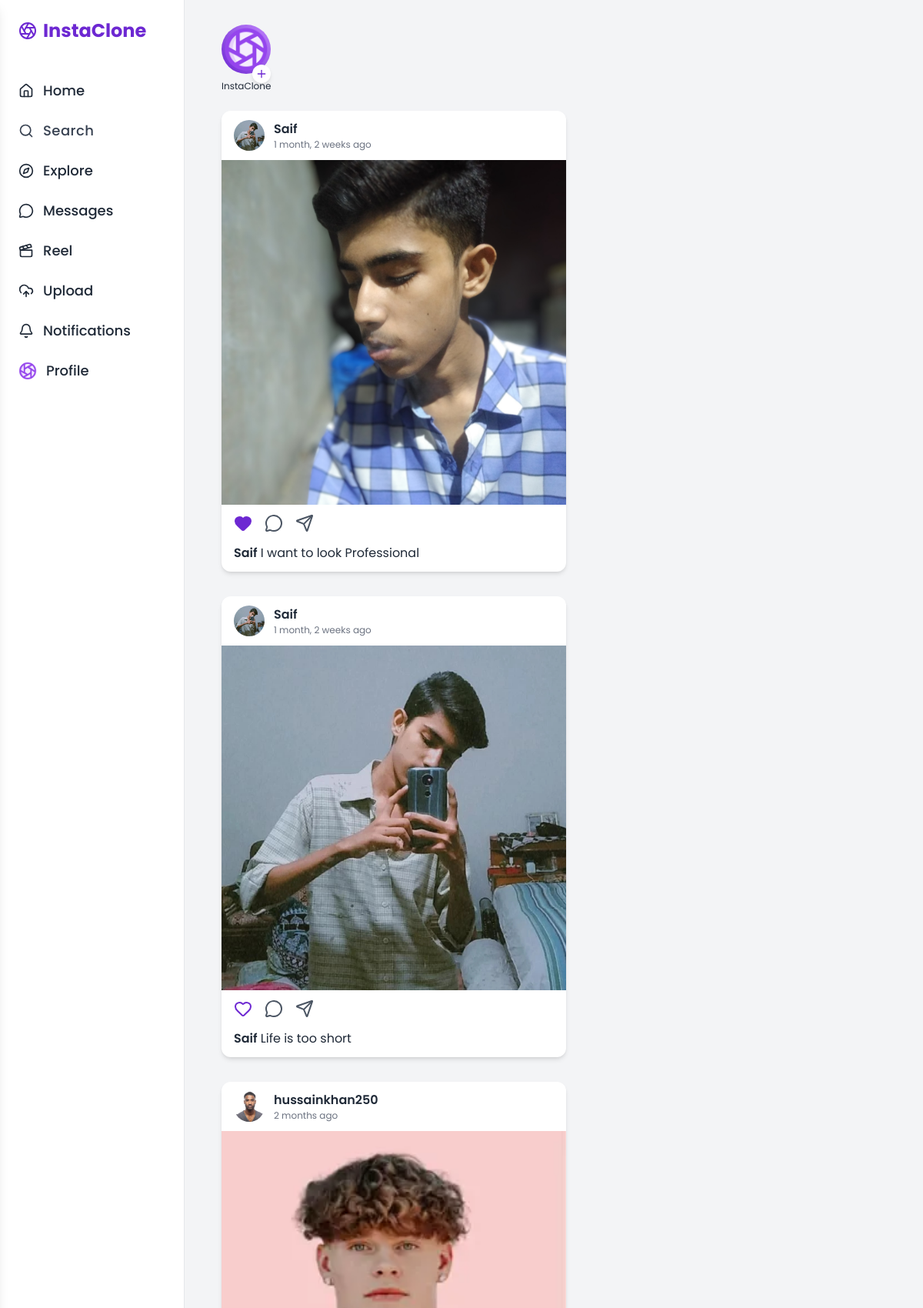
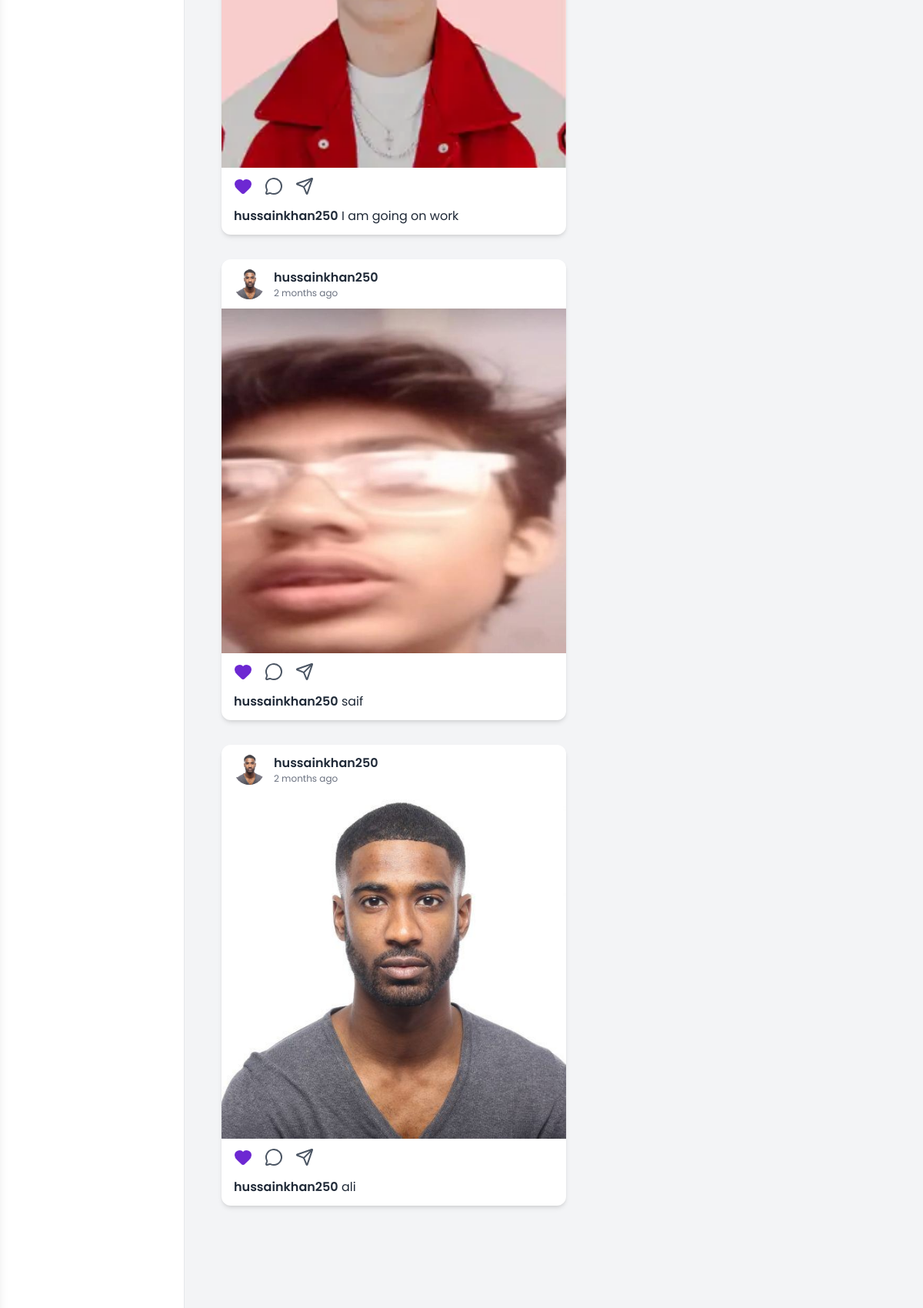
Page /home (signed in, upper part) on the committed database (2 pictures, top to bottom).
### accounts/models.py (models this page shows, shortened)
class Profile(models.Model):
    user = models.OneToOneField(User, on_delete=models.CASCADE)
    profile_image = models.ImageField(upload_to='profile_images/', default='profile_images/default.png')
    bio = models.TextField(max_length=100, blank=True)
    website = models.URLField(blank=True)
    twitter = models.URLField(blank=True)
    github = models.URLField(blank=True)
    followers = models.ManyToManyField(User,related_name='profile_followers', blank=True)
    following = models.ManyToManyField(User,related_name='profile_following', blank=True)

### postsapp/models.py (models this page shows, shortened)
class PostUpload(models.Model):
    user = models.ForeignKey(User, on_delete=models.CASCADE)  # many posts per user
    caption = models.CharField(max_length=100)
    post_file = models.FileField(upload_to='post_files/')  # Folder in MEDIA_ROOT
    created_at = models.DateTimeField(auto_now_add=True)    # Fixed field name
    updated_at = models.DateTimeField(auto_now=True)
    likes = models.ManyToManyField(User, related_name='liked_posts', blank=True)
    unlike = models.ManyToManyField(User, related_name='unlike', blank= True)

### InstaClone/views.py (the view)
# urls.py: path('home', views.home, name='home')  ,
@login_required
def home(request):
    if request.method == 'POST':
        form = PostUploadForm(request.POST, request.FILES)
        if form.is_valid():
            post = form.save(commit=False)
            post.user = request.user
            post.save()
            return redirect('profile', username=request.user.username )
        else:
            print(form.errors)
    else:
        form = PostUploadForm()
    current_user = request.user
    following_profiles = Profile.objects.filter(followers=current_user)
    following_users = [profile.user for profile in following_profiles]
    posts = PostUpload.objects.filter(user__in=following_users).order_by('-created_at')
    following_users.append(current_user)
    if request.user.is_authenticated:
        recent_time = timezone.now() - timedelta(hours=24)
        stories = Story.objects.filter(created_at__gte=recent_time).order_by('-created_at')
    else:
        stories = []
    context = {
        'form': form,
        'posts': posts,
        'stories': stories,
    }
    return render(request, 'home_feed.html', context)  # ✅ NOT a new PostUploadForm()

### templates/home_feed.html (shortened to what this page needs)
<!DOCTYPE html>
<html lang="en">
<head>
  <script src="https://cdn.tailwindcss.com"></script>
</head>
<body class="bg-gray-100 text-gray-800 custom-scrollbar overflow-y-scroll h-64 " >
  <div class="flex">
    {% include 'sidebar.html' %}
    <main class="flex-1 ml-0 md:ml-64 p-4 md:p-8 max-w-2xl mx-auto w-full">
     <div class="flex space-x-4 overflow-x-auto mb-6">
      <a href="{% url 'story_upload' %}">
  <div class="flex flex-col items-center relative group">
    <div class="w-16 h-16 rounded-full bg-gradient-to-tr from-[#6d28d2] to-purple-400 p-[2px]">
      <img src="{{ user.profile.profile_image.url }}" class="rounded-full w-full h-full object-cover" />
    </div>
    <span class="text-xs mt-2">{{ user.username }}</span>
    <div class="absolute bottom-3 right-0 bg-white rounded-full p-1 shadow-md">
      <i data-lucide="plus" class="w-4 h-4 text-[#6d28d2]"></i>
    </div>
  </div>
</a>
</div>
{% for post in posts %}
  <div class="bg-white rounded-xl shadow-md mb-8 max-w-md">
    <div class="flex items-center px-4 py-3">
      <img src="{{ post.user.profile.profile_image.url }}" class="w-10 h-10 rounded-full mr-3"/>
      <div>
        <p class="font-semibold">{{ post.user.username }}</p>
        <p class="text-xs text-gray-500">{{ post.created_at|timesince }} ago</p>
      </div>
    </div>
    <div class="w-full aspect-square overflow-hidden">
      <img src="{{ post.post_file.url }}" class="w-full h-full object-cover"/>
    </div>
    <div class="px-4 py-3">
      <div class="flex gap-4 text-gray-600 text-xl mb-2">
  <form action="{% url 'like_toggle' %}" method="get">
    {% if request.user in post.likes.all %}
      <button type="submit" class="text-[#6d28d2]">
        <i data-lucide="heart" class="w-6 h-6 fill-[#6d28d2]"></i>
      </button>
    {% else %}
      <button type="submit" class="text-[#6d28d2]">
        <i data-lucide="heart" class="w-6 h-6"></i>
      </button>
    {% endif %}
  </form>
        <i data-lucide="message-circle" class="w-6 h-6 cursor-pointer hover:text-[#6d28d2]"></i>
        <i data-lucide="send" class="w-6 h-6 cursor-pointer hover:text-[#6d28d2]"></i>
      </div>
      <p><span class="font-semibold">{{ post.user.username }}</span> {{ post.caption }}</p>
    </div>
  </div>
{% endfor %}
    </main>
  </div>
  <div class="custom-scrollbar overflow-y-scroll h-64">
</div>
</body>
</html>

### templates/sidebar.html (shortened to what this page needs)
    <aside class="hidden md:flex flex-col justify-between w-60 h-screen bg-white border-r p-6 fixed">
      <div>
    <h1 class="text-2xl font-bold text-[#6d28d2] mb-12 flex items-center gap-2">
    <i data-lucide="aperture" class="w-6 h-6"></i> <a href="{% url 'home' %}">InstaClone</a>
    </h1>
        <nav class="space-y-6 text-lg font-medium">
          <a href="{% url 'home' %}" class="hover:text-[#6d28d2] flex items-center gap-3">
            <i data-lucide="home" class="w-5 h-5"></i> Home
          </a>
                   <li onclick="openSearchModal()" class="cursor-pointer flex items-center gap-3 text-gray-700 hover:">
  <i data-lucide="search" class="w-5 h-5"></i>
  <span class="text-lg  tracking-wide">Search</span>
</li>
          <a href="{% url 'explore' %}" class="hover:text-[#6d28d2] flex items-center gap-3">
            <i data-lucide="compass" class="w-5 h-5"></i> Explore
          </a>
          <a href="#" class="hover:text-[#6d28d2] flex items-center gap-3">
            <i data-lucide="message-circle" class="w-5 h-5"></i> Messages
          </a>
          <a href="{% url 'reels' %}" class="hover:text-[#6d28d2] flex items-center gap-3">
            <i data-lucide="clapperboard" class="w-5 h-5"></i> Reel
          </a>
           <a href="#" id="uploadBtn" class="hover:text-[#6d28d2] flex items-center gap-3">
             <i data-lucide="upload-cloud" class="w-5 h-5"></i> Upload</a>
             <a href="#" onclick="toggleSidebar()" class="hover:text-[#6d28d2] flex items-center gap-3">
  <i data-lucide="bell" class="w-5 h-5"></i> Notifications
</a>
       <a href="{% url 'profile' request.user.username %}" class="hover:text-[#6d28d2] flex items-center gap-3">
    {% if request.user.profile.profile_image %}
        <img src="{{ request.user.profile.profile_image.url }}" alt="Profile" class="w-6 h-6 rounded-full object-cover" />
        Profile
    {% else %}
        <i data-lucide="user" class="w-5 h-5"></i> Profile
    {% endif %}
</a>
        </nav>
      </div>
    </aside>

### templates/home_feed.html (style rules this page uses)
body { font-family: 'Poppins', sans-serif; }

### rows in the picture
PostUpload: user.profile.profile_image (picture), user.username "Saif", created_at "1 month, 2 weeks", post_file (picture), caption "I want to look Professional"
PostUpload: user.profile.profile_image (picture), user.username "Saif", created_at "1 month, 2 weeks", post_file (picture), caption "Life is too short"
PostUpload: user.profile.profile_image (picture), user.username "hussainkhan250", created_at "2 months", post_file (picture), caption "I am going on work"
PostUpload: user.profile.profile_image (picture), user.username "hussainkhan250", created_at "2 months", post_file (picture), caption "saif"
PostUpload: user.profile.profile_image (picture), user.username "hussainkhan250", created_at "2 months", post_file (picture), caption "ali"

### other values in the picture
{{ user.username }} "InstaClone"
